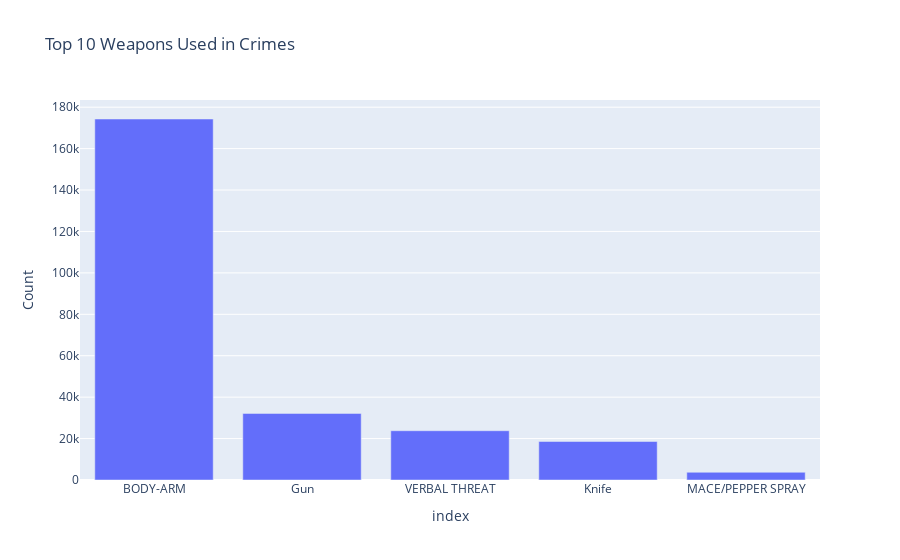

Notebook cell for this chart:
### Code cell
# Visualisasi "Weapon" yang digunakan untuk kejahatan tanpa kategori "Unknown"
top_10_weapons = df_imputed[~df_imputed['item'].isin(['Unknown'])]
top_5_weapons_selected = top_10_weapons.item.value_counts().head(5)

fig = px.bar(top_5_weapons_selected, x=top_5_weapons_selected.index, y=top_5_weapons_selected.values,
             labels={'x': 'Weapon', 'y': 'Count'},
             title='Top 10 Weapons Used in Crimes')
# fig.update_xaxes(tickangle=20)
fig.show()

### Figure 1 — Plotly figure (JSON) as saved in the notebook; plotly's stock layout.template omitted (floating-point values rounded to 4 significant figures)
{"data": [{"alignmentgroup": "True", "hovertemplate": "index=%{x}<br>Count=%{y}<extra></extra>", "legendgroup": "", "marker": {"color": "#636efa", "pattern": {"shape": ""}}, "name": "", "offsetgroup": "", "orientation": "v", "showlegend": false, "textposition": "auto", "type": "bar", "x": ["BODY-ARM", "Gun", "VERBAL THREAT", "Knife", "MACE/PEPPER SPRAY"], "xaxis": "x", "y": [174296, 32141, 23786, 18588, 3728], "yaxis": "y"}], "layout": {"autosize": true, "barmode": "relative", "legend": {"tracegroupgap": 0}, "title": {"text": "Top 10 Weapons Used in Crimes"}, "xaxis": {"anchor": "y", "autorange": true, "domain": [0, 1], "range": [-0.5, 4.5], "title": {"text": "index"}, "type": "category"}, "yaxis": {"anchor": "x", "autorange": true, "domain": [0, 1], "range": [0, 183500.0], "title": {"text": "Count"}, "type": "linear"}}}
